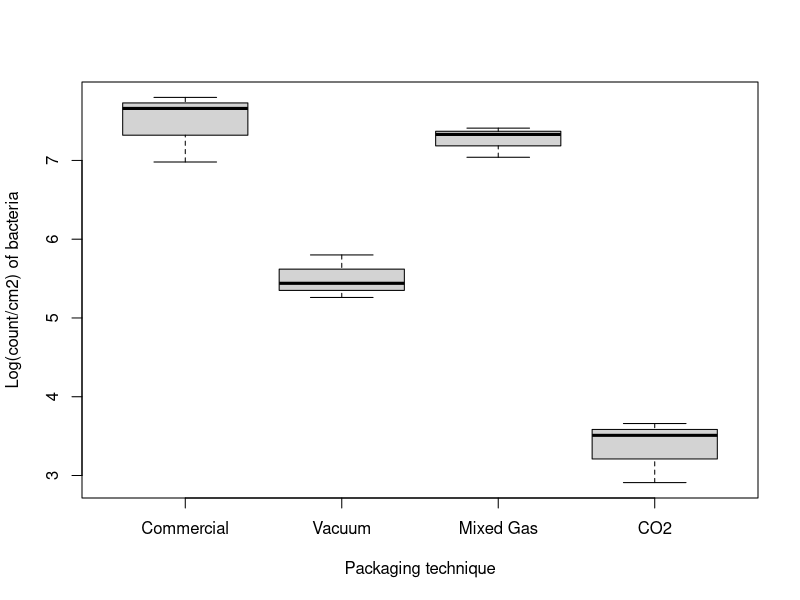

Reproduce this figure in R.
library(tibble)

options(digits=6)

# Read in the data
meat_packing <- tribble(
~Steak, ~Treatment, ~Count,
1, 1, 7.66,
6, 1, 6.98, 
7, 1, 7.8, 
12, 2, 5.26, 
5, 2, 5.44, 
3, 2, 5.8, 
10, 3, 7.41, 
9, 3, 7.33 ,
2, 3, 7.04, 
8, 4, 3.51,
4, 4, 2.91,
11, 4, 3.66
)

# Create a factor variable from treatment
meat_packing$fTreatment <- factor(meat_packing$Treatment, levels=1:4, labels=c("Commercial", "Vacuum", "Mixed Gas", "CO2"))

# Create a boxplot of log bacterial counts by packaging technique
# x-axis: treatment type, y-axis: log(count/cm²) of bacteria
boxplot(Count ~ fTreatment, data=meat_packing,
            xlab="Packaging technique", ylab="Log(count/cm2) of bacteria")

# Fit a linear model for Count using the factor variable Treatment
# This is equivalent to performing a one-way ANOVA
lm_fit <- lm(Count ~ fTreatment, data=meat_packing)

# Display the ANOVA table for the fitted model
(anova_res <- anova(lm_fit))


#------------------------------------------------------------------------------#
# Compute estimated contrasts and contrast CIs using emmeans package
library(emmeans)

# Compute least-squares means (group means adjusted for design)
(lsmType = lsmeans(lm_fit, ~ fTreatment)) 

# Show treatment factor levels
levels(meat_packing$fTreatment)

# Test specific contrasts of interest (differences between groups/combinations)
(meat_contrasts <- summary(contrast(lsmType, 
                 list(`T3-T4`=c( 0, 0, 1,-1),
                      `T2-T1`=c(-1, 1, 0, 0),
                      `(T1+T3)-(T2+T4)`=c( 1, 1,-1,-1)/2, 
                      `T1-(T2+T3+T4)`=c( 3,-1,-1, -1)/3),
                 infer = c(TRUE, TRUE),   # request CI and tests
                 level = 0.95, 
                 side = "two-sided")))

# Find the F-statistics by squaring the t-statistics
(meat_f_statistics <- meat_contrasts$t.ratio^2)
(F_crit <-  qf(0.05, 1, 8, lower.tail=FALSE))

#------------------------------------------------------------------------------#
# Manually compute estimated contrasts and contrast CIs
# Treatment group means
(y_bar_1_dot <- mean(meat_packing[meat_packing$fTreatment == "Commercial",]$Count))
(y_bar_2_dot <- mean(meat_packing[meat_packing$fTreatment == "Vacuum",]$Count))
(y_bar_3_dot <- mean(meat_packing[meat_packing$fTreatment == "Mixed Gas",]$Count))
(y_bar_4_dot <- mean(meat_packing[meat_packing$fTreatment == "CO2",]$Count))

# Extract the Mean Squared Error (MSE) from the ANOVA table
(mse <- anova_res["Residuals", "Mean Sq"])

# Store group means as a vector
y_bar_i_dot <- c(y_bar_1_dot, y_bar_2_dot, y_bar_3_dot, y_bar_4_dot)

v <- 4    # number of treatments
r <- 3    # number of replicates per treatment
N <- v*r  # total sample size

# Critical t-value for 95% CI with N-v degrees of freedom
(t_crit <- qt(0.025, N-v, lower.tail=FALSE))

# Critical F-value
(F_crit <- qf(0.05, 1, N-v, lower.tail=FALSE))

# Contrast: T3 - T4
c1 <- c(0, 0, 1, -1)                        # contrast coefficients
(c1_est <- sum(c1*y_bar_i_dot))             # contrast estimate
(c1_se <- sqrt(mse*sum(c1^2/r)))            # standard error
(c1_ci <- c(c1_est - t_crit*c1_se, 
            c1_est + t_crit*c1_se))         # confidence interval
(c1_F <- c1_est^2/mse/sum(c1^2/r))          # F-statistic

# Contrast: T2-T1
c2 <- c(-1, 1, 0, 0)
(c2_est <- sum(c2*y_bar_i_dot))
(c2_se <- sqrt(mse*sum(c2^2/r)))
(c2_ci <- c(c2_est - t_crit*c2_se, c2_est + t_crit*c2_se))
(c2_F <- c2_est^2/mse/sum(c2^2/r))

# Contrast: (T1+T2)-(T3+T4)
c3 <- c( 1, 1,-1,-1)/2
(c3_est <- sum(c3*y_bar_i_dot))
(c3_se <- sqrt(mse*sum(c3^2/r)))
(c3_ci <- c(c3_est - t_crit*c3_se, c3_est + t_crit*c3_se))
(c3_F <- c3_est^2/mse/sum(c3^2/r))

# Contrast: T1-(T2+T3+T4)
c4 <- c( 3,-1,-1, -1)/3
(c4_est <- sum(c4*y_bar_i_dot))
(c4_se <- sqrt(mse*sum(c4^2/r)))
(c4_ci <- c(c4_est - t_crit*c4_se, c4_est + t_crit*c4_se))
(c4_F <- c4_est^2/mse/sum(c4^2/r))
